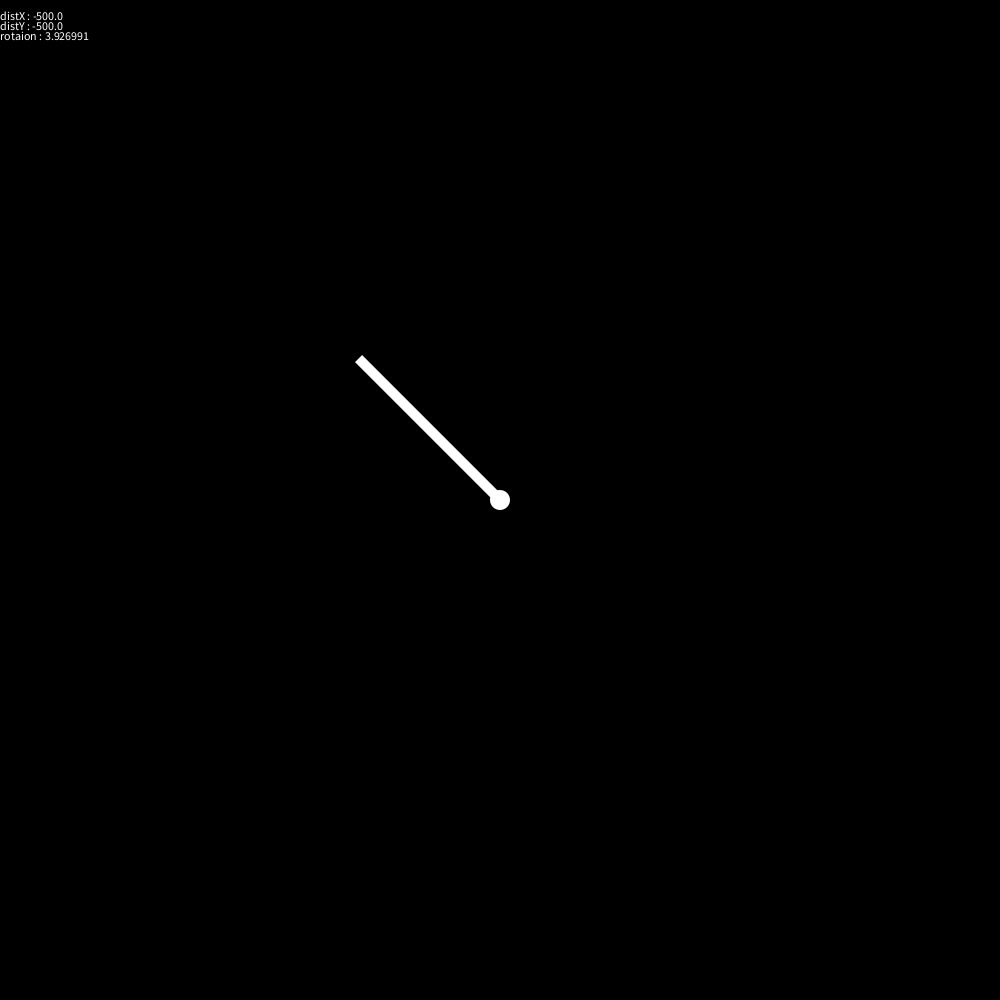
Frame 1 (no input)
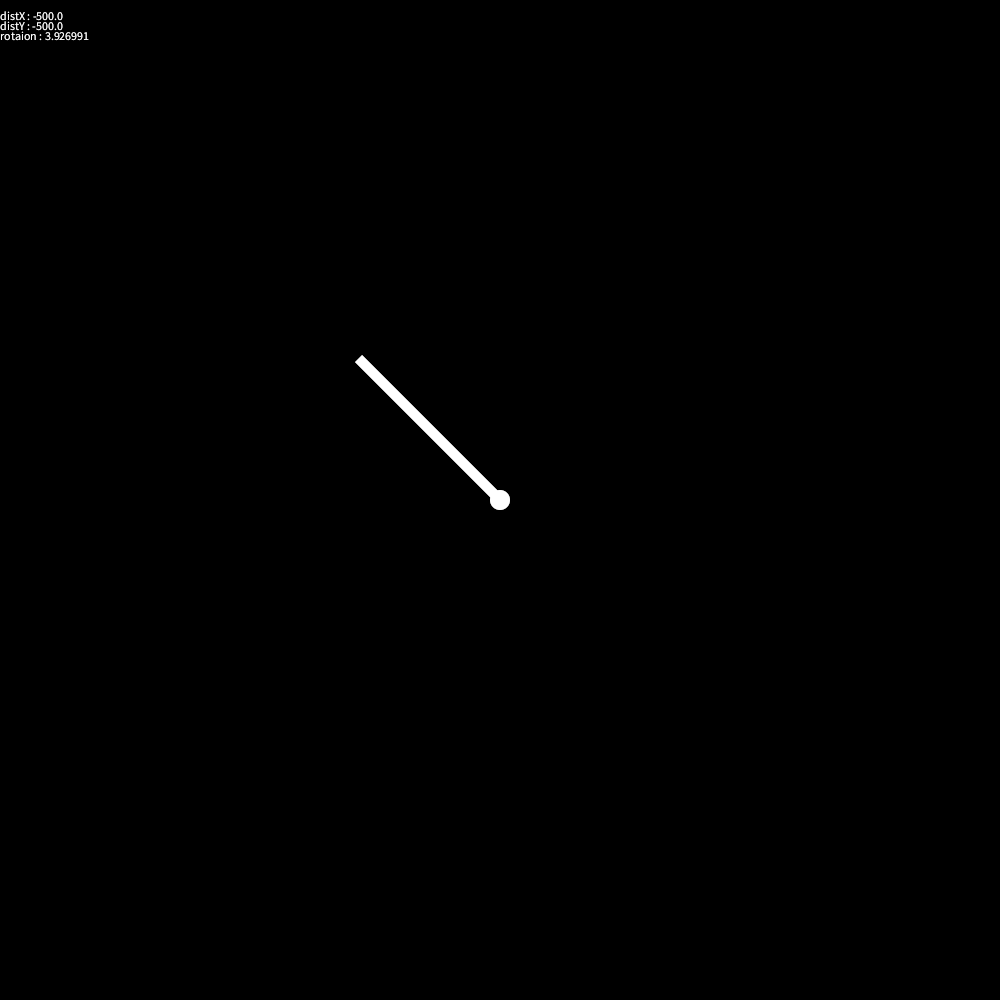
Frame 60 (the mouse pressed at the canvas centre just before this capture)
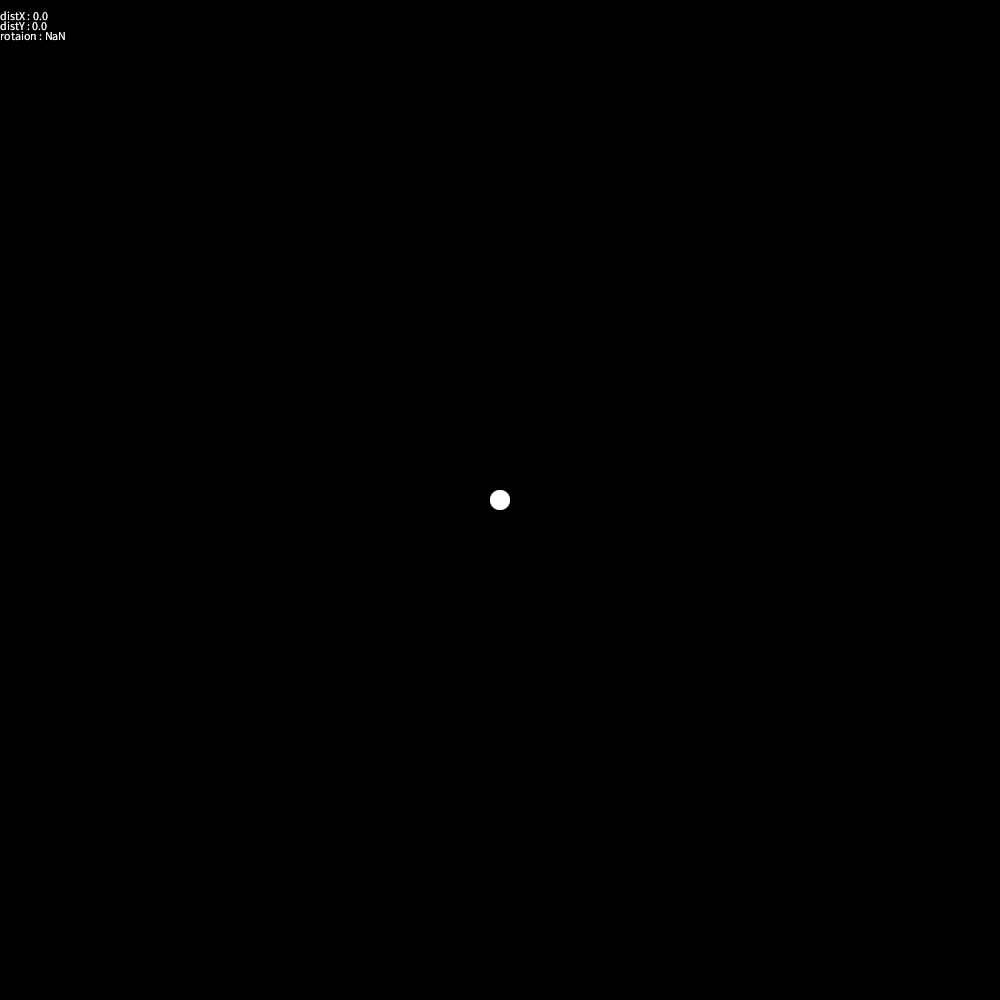
Frame 120 (the mouse held since frame 60 and released just before this capture)

The Processing sketch that drew these frames (run headless with seeded random() and noise(); from frame 60 on, the mouse is pressed at the canvas centre):

// Processing sketch: Test_Tir_Souris
// ── Test_Tir_Souris.pde
void setup() {
  size(1000, 1000);
  background(0);
  noStroke();
  rectMode(CENTER);
  x = width/2; 
  y = height/2;
}

float x, y;
float distX, distY, distSouris = 200, rotation = 0;  //Variables
float inversion = 1;

void draw() {
  fill(0, 0, 0, 100);
  rect(0, 0, width*2, height*2);


  distX = mouseX - x;  //Récupération de la distance entre mouseX et le centre
  distY = mouseY - y;

  if (distX > 0)inversion = 0;        //Si la souris est à gauche du point alors on ajoute PI
  if (distX < 0)inversion = PI;

  rotation = atan(distY/distX)+inversion;  //Calcul de la rotation avec l'inversion

  fill(255);
  text("distX : " + distX, 0, 20);    //Affichage de tout
  text("distY : " + distY, 0, 30);
  text("rotaion : " + rotation, 0, 40);

  //distSouris = sqrt(pow(distX, 2) + pow(distY, 2));  //Distance à la souris
  
  
  for (Munition munition : AllMunitions) {
    munition.Fonctions();
  }
  

  translate(width/2, height/2);
  ellipse(0, 0, 20, 20);         //Affichage du truc
  rotate(rotation);
  rect(distSouris/2, 0, distSouris, 10);
}

// ── Input.pde
void keyPressed() {
  if (key == ' ') Tir();
}

// ── Munition.pde
ArrayList<Munition> AllMunitions = new ArrayList<Munition>();

class Munition {

  float x, y, angle, speed;
  float mvtx, mvty;

  Munition(float nx, float ny, float nangle, float nspeed) {
    x = nx;
    y = ny;
    speed = nspeed;
    angle = -nangle+PI/2;
  }

  void Deplacement() {

    mvtx = sin(angle)*speed;
    mvty = cos(angle)*speed;

    x+=mvtx;
    y+=mvty;
  }

  void Affichage() {
    ellipse(x, y, 20, 20);
  }

  void Fonctions() {
    Deplacement();
    Affichage();
  }
}

void Tir() {
  AllMunitions.add(new Munition(width/2, height/2, rotation, 20));
}
